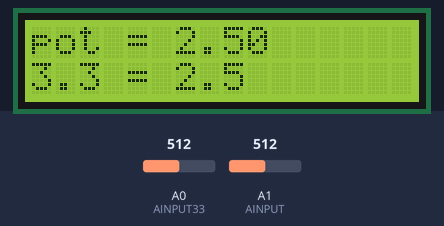
This sketch was run on a simulated Arduino Uno, built with avr-gcc and run on an emulated ATmega328P. On the bench: 16×2 character LCD. The inputs (shaded band) are chosen by the test bench; at power-on: A0 (AINPUT33) = 512, A1 (AINPUT) = 512.

Above: at 1.2 s.
1.3 s: A0 (AINPUT33) set to 716
At 1.9 s:
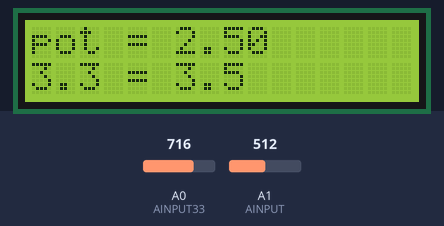
2.8 s: A1 (AINPUT) set to 716
At 3.3 s:
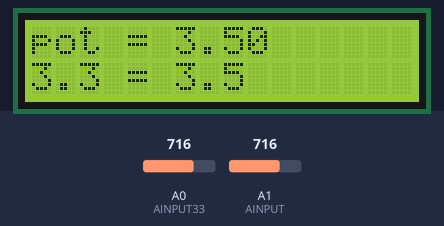
4.3 s: A0 (AINPUT33) set to 900
At 5.0 s:
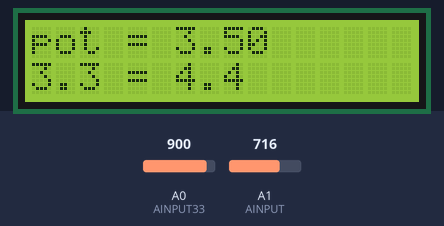
5.8 s: A1 (AINPUT) set to 900
At 6.4 s:
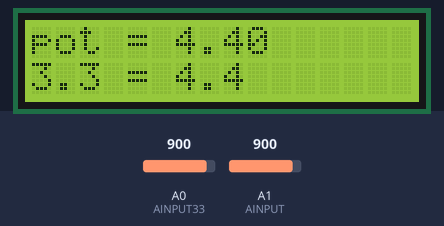
7.3 s: A0 (AINPUT33) set to 1023
At 7.7 s:
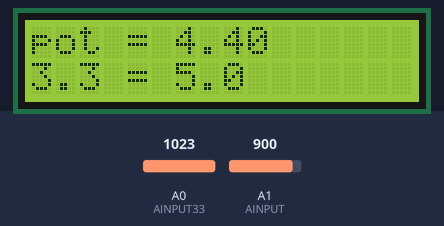
8.8 s: A1 (AINPUT) set to 1023
At 9.1 s:
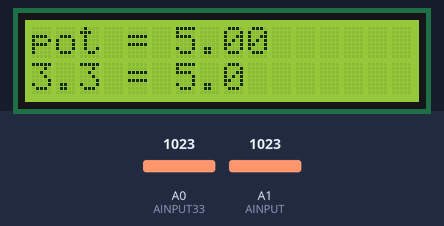
Timing chart, 0 to 11.3 s (numbered marks = the images above; inputs shaded):
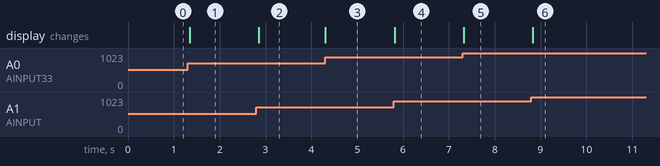

Measured:
- after the input at 1.3 s, the display: changes after 0.05 s (image 1)
- after the input at 2.8 s, the display: changes after 0.06 s (image 2)
- after the input at 4.3 s, the display: changes at once (image 3)
- after the input at 5.8 s, the display: changes at once (image 4)
- after the input at 7.3 s, the display: changes at once (image 5)
- after the input at 8.8 s, the display: changes at once (image 6)

The sketch:

01_lcd_numbers.ino
```cpp
#include <Arduino.h>
#include <LiquidCrystal.h>
#include <Wire.h>

const int rs = 37, en = 36, d4 = 35, d5 = 34, d6 = 33, d7 = 32;
LiquidCrystal lcd(rs, en, d4, d5, d6, d7);

#define AINPUT A1
#define AINPUT33 A0

void voltage_calc();

void setup() {
  lcd.begin(16, 2);
}

void loop() {
  voltage_calc();
}

void voltage_calc() {
  lcd.clear();
  lcd.setCursor(0, 0);
  lcd.write("pot = ");
  lcd.print(analogRead(AINPUT) * 5.0 / 1023, 2);

  lcd.setCursor(0, 1);
  lcd.write("3.3 = ");
  lcd.print(analogRead(AINPUT33) * 5.0 / 1023, 1);
  delay(50);
}
```
